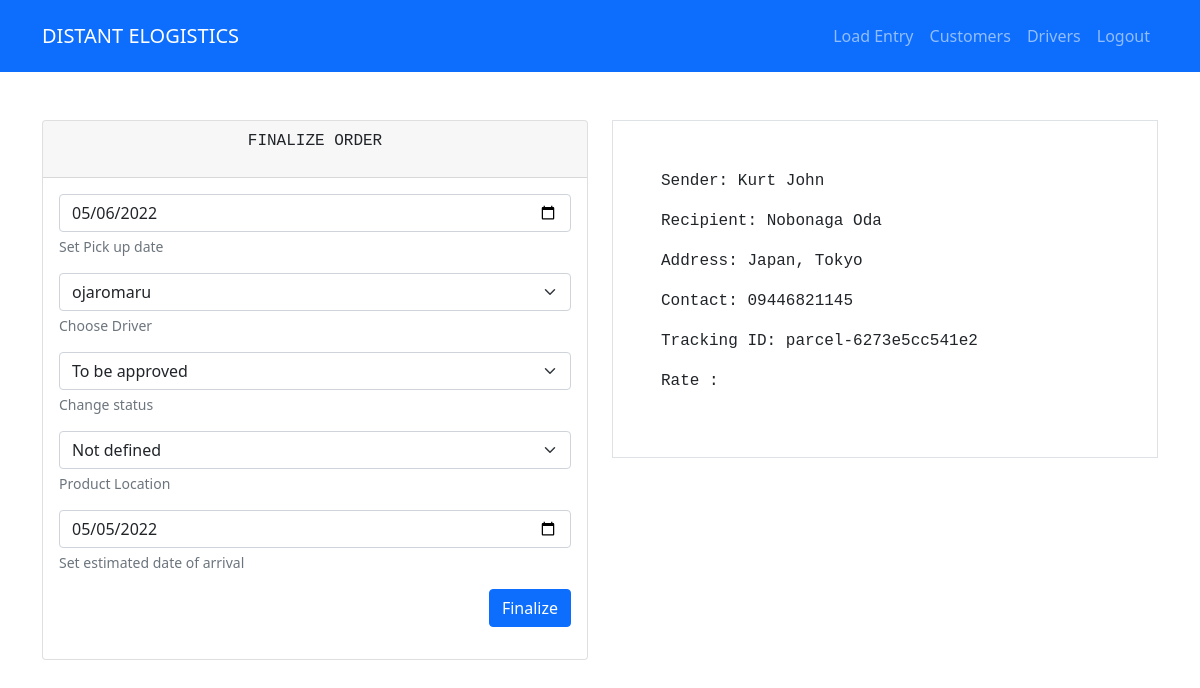
The page /admin-views/finalize.php?id=1 on the database its author committed.
### tables this page shows
CREATE TABLE `parcels` (
  `id` int(11) NOT NULL,
  `fullname` varchar(255) NOT NULL,
  `address` varchar(255) NOT NULL,
  `contact` varchar(255) NOT NULL,
  `sender_id` int(11) NOT NULL,
  `status` varchar(255) NOT NULL DEFAULT 'to be approved',
  `pick_up` date DEFAULT NULL,
  `driver` varchar(255) DEFAULT NULL,
  `est` date DEFAULT NULL,
  `weight` varchar(255) DEFAULT NULL,
  `rate` varchar(255) DEFAULT NULL,
  `tracking_id` varchar(255) DEFAULT NULL,
  `parcel_location` varchar(255) NOT NULL DEFAULT 'not-defined'
);

CREATE TABLE `users` (
  `id` int(11) NOT NULL,
  `fullname` varchar(255) NOT NULL,
  `address` varchar(255) NOT NULL,
  `email` varchar(255) NOT NULL,
  `password` varchar(255) NOT NULL,
  `contact` varchar(255) NOT NULL,
  `role` varchar(1) NOT NULL DEFAULT 'U',
  `img` varchar(255) DEFAULT NULL
);

### functions/functions.php (called while the page is built, shortened)
<?php
function show($table_name)
{
    $conn = connect();
    $sql = "SELECT  * FROM $table_name ORDER BY id DESC";
    $result = $conn->query($sql);
    if ($result->num_rows > 0) {
        $rows = array();
        while ($row  = $result->fetch_assoc()) {
            $rows[] = $row;
        }
        return $rows;
    } else {
        return FALSE;
    }
}
function show_data($table_name, $pk, $id)
{
    $conn = connect();
    $sql = "SELECT * FROM $table_name WHERE $pk = '$id'";
    $result = $conn->query($sql);
    if ($result == TRUE) {
        return $result->fetch_assoc();
    }
}
?>

### admin-views/finalize.php (the view, shortened to what this page needs)
<?php include '../html/header.html';
include '../functions/functions.php';
$id = $_GET['id'];
$order = show_data('parcels', 'id', $id);
include 'navbar.php';
?>
<main class="py-5">
    <div class="container">
        <div class="row">
            <div class="col">
                <div class="card">
                    <div class="card-header">
                        <p class="text-center font-monospace">FINALIZE ORDER</p>
                    </div>
                    <div class="card-body">
                        <form action="" method="post">
                            <div class="mb-3">
                                <input type="date" name="pickup" value="<?php echo $order['pick_up'] ?>" id="" class="form-control" required >
                                <div class="form-text">Set Pick up date</div>
                            </div>
                            <div class="mb-3">
                                <select name="driver" id="" class="form-select" required>
                                    <?php foreach( show('drivers') as $row ): ?>
                                        <option value="<?php echo $row['fullname'] ?>"><?php echo $row['fullname'] ?></option>
                                    <?php endforeach; ?>
                                </select>
                                <div class="form-text">Choose Driver</div >
                            </div>
                            <div class="mb-3">
                                <select name="status" id="" class="form-select" required>
                                        <option value="to be approved">To be approved</option>
                                </select>
                                <div class="form-text">Change status</div>
                            </div>
                            <div class="mb-3">
                                <select name="location" id="" class="form-select" required>
                                        <option value="not-defined">Not defined</option>
                                </select>
                                <div class="form-text">Product Location</div>
                            </div>
                            <div class="mb-3">
                                <input type="date" name="est" value="<?php echo $order['est'] ?>" id="" class="form-control" required>
                                <div class="form-text">Set estimated date of arrival</div>
                            </div>
                            <div class="mb-3 text-end">
                                <button type="submit" name="finalize" class="btn btn-primary">Finalize</button>
                            </div>
                        </form>
                    </div>
                </div>
            </div>
            <div class="col">
                <div class="mb-3 border p-5">
                    <p class="font-monospace">
                        Sender: <?php echo show_data('users', 'id', $order['sender_id'])['fullname'] ?>
                    </p>
                    <p class="font-monospace">
                        Recipient: <?php echo $order['fullname'] ?>
                    </p>
                    <p class="font-monospace">
                        Address: <?php echo $order['address'] ?>
                    </p>
                    <p class="font-monospace">
                        Contact: <?php echo $order['contact'] ?>
                    </p>
                    <p class="font-monospace">
                        Tracking ID: <?php echo $order['tracking_id'] ?>
                    </p>
                    <p class="font-monospace">
                        Rate : <?php (empty($order['rate'])) ?  "No rate yet" : $order['rate']  ?>
                    </p>
                </div>
            </div>
        </div>
    </div>
</main>

### rows shown on the page
parcels: pickup "05/06/2022", est "05/05/2022", sender.fullname "Kurt John", fullname "Nobonaga Oda", address "Japan, Tokyo", contact "09446821145", tracking "parcel-6273e5cc541e2"

### other values the page prints
$app_name "DISTANT ELOGISTICS"
form field driver "ojaromaru"
